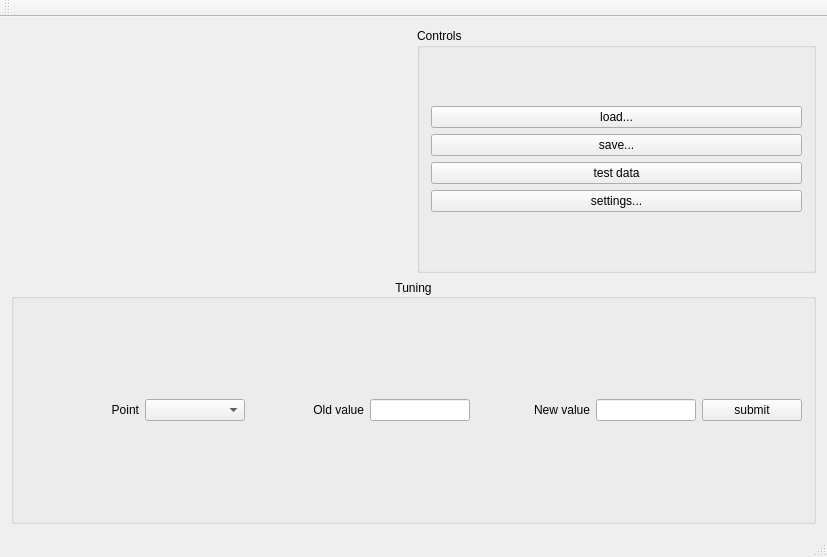
<?xml version="1.0" encoding="UTF-8"?>
<ui version="4.0">
 <class>MainWindow</class>
 <widget class="QMainWindow" name="MainWindow">
  <property name="geometry">
   <rect>
    <x>0</x>
    <y>0</y>
    <width>827</width>
    <height>557</height>
   </rect>
  </property>
  <property name="windowTitle">
   <string>MainWindow</string>
  </property>
  <widget class="QWidget" name="centralWidget">
   <layout class="QGridLayout" name="gridLayout">
    <item row="0" column="0">
     <widget class="QwtPlot" name="mainPlot"/>
    </item>
    <item row="0" column="1">
     <widget class="QGroupBox" name="controlBox">
      <property name="title">
       <string>Controls</string>
      </property>
      <layout class="QVBoxLayout" name="verticalLayout_2">
       <item>
        <layout class="QVBoxLayout" name="verticalLayout">
         <item>
          <widget class="QPushButton" name="loadButton">
           <property name="text">
            <string>load...</string>
           </property>
          </widget>
         </item>
         <item>
          <widget class="QPushButton" name="saveButton">
           <property name="text">
            <string>save...</string>
           </property>
          </widget>
         </item>
         <item>
          <widget class="QPushButton" name="initWithTestDataButton">
           <property name="text">
            <string>test data</string>
           </property>
          </widget>
         </item>
         <item>
          <widget class="QPushButton" name="settingsButton">
           <property name="text">
            <string>settings...</string>
           </property>
          </widget>
         </item>
        </layout>
       </item>
      </layout>
     </widget>
    </item>
    <item row="1" column="0" colspan="2">
     <widget class="QGroupBox" name="tuningBox">
      <property name="minimumSize">
       <size>
        <width>0</width>
        <height>50</height>
       </size>
      </property>
      <property name="title">
       <string>Tuning</string>
      </property>
      <property name="alignment">
       <set>Qt::AlignCenter</set>
      </property>
      <layout class="QHBoxLayout" name="horizontalLayout_2">
       <item>
        <layout class="QHBoxLayout" name="horizontalLayout">
         <item>
          <widget class="QLabel" name="label_2">
           <property name="text">
            <string>Point</string>
           </property>
           <property name="alignment">
            <set>Qt::AlignRight|Qt::AlignTrailing|Qt::AlignVCenter</set>
           </property>
          </widget>
         </item>
         <item>
          <widget class="QComboBox" name="listOfRpms">
           <property name="maximumSize">
            <size>
             <width>100</width>
             <height>16777215</height>
            </size>
           </property>
          </widget>
         </item>
         <item>
          <widget class="QLabel" name="label_3">
           <property name="text">
            <string>Old value</string>
           </property>
           <property name="alignment">
            <set>Qt::AlignRight|Qt::AlignTrailing|Qt::AlignVCenter</set>
           </property>
          </widget>
         </item>
         <item>
          <widget class="QLineEdit" name="oldValueLineEdit">
           <property name="maximumSize">
            <size>
             <width>100</width>
             <height>16777215</height>
            </size>
           </property>
          </widget>
         </item>
         <item>
          <widget class="QLabel" name="label">
           <property name="text">
            <string>New value</string>
           </property>
           <property name="alignment">
            <set>Qt::AlignRight|Qt::AlignTrailing|Qt::AlignVCenter</set>
           </property>
          </widget>
         </item>
         <item>
          <widget class="QLineEdit" name="newValueLineEdit">
           <property name="maximumSize">
            <size>
             <width>100</width>
             <height>16777215</height>
            </size>
           </property>
          </widget>
         </item>
         <item>
          <widget class="QPushButton" name="submitButton">
           <property name="maximumSize">
            <size>
             <width>100</width>
             <height>16777215</height>
            </size>
           </property>
           <property name="text">
            <string>submit</string>
           </property>
          </widget>
         </item>
        </layout>
       </item>
      </layout>
     </widget>
    </item>
   </layout>
  </widget>
  <widget class="QMenuBar" name="menuBar">
   <property name="geometry">
    <rect>
     <x>0</x>
     <y>0</y>
     <width>827</width>
     <height>21</height>
    </rect>
   </property>
  </widget>
  <widget class="QToolBar" name="mainToolBar">
   <attribute name="toolBarArea">
    <enum>TopToolBarArea</enum>
   </attribute>
   <attribute name="toolBarBreak">
    <bool>false</bool>
   </attribute>
  </widget>
  <widget class="QStatusBar" name="statusBar"/>
 </widget>
 <layoutdefault spacing="6" margin="11"/>
 <customwidgets>
  <customwidget>
   <class>QwtPlot</class>
   <extends>QFrame</extends>
   <header>qwt_plot.h</header>
  </customwidget>
 </customwidgets>
 <resources/>
 <connections/>
</ui>
